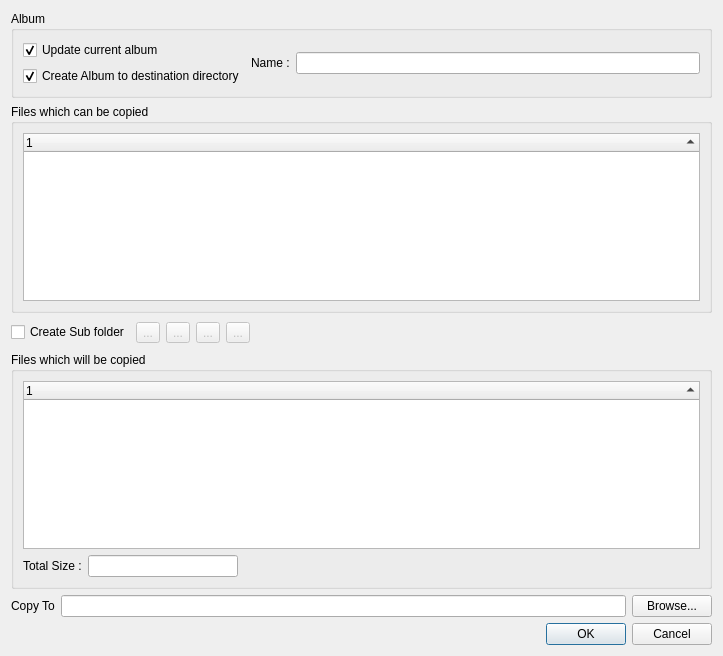
<ui version="4.0" >
 <class>SendFilesDialog</class>
 <widget class="QDialog" name="SendFilesDialog" >
  <property name="geometry" >
   <rect>
    <x>0</x>
    <y>0</y>
    <width>723</width>
    <height>656</height>
   </rect>
  </property>
  <property name="windowTitle" >
   <string>Export to Folder</string>
  </property>
  <property name="windowIcon" >
   <iconset resource="glc_player.qrc" >
    <normaloff>:/images/SendAction.png</normaloff>:/images/SendAction.png</iconset>
  </property>
  <layout class="QVBoxLayout" name="verticalLayout_4" >
   <item>
    <widget class="QGroupBox" name="groupBox" >
     <property name="title" >
      <string>Album</string>
     </property>
     <layout class="QHBoxLayout" name="horizontalLayout_2" >
      <item>
       <layout class="QVBoxLayout" name="verticalLayout_3" >
        <item>
         <widget class="QCheckBox" name="updateCurrentAlbum" >
          <property name="text" >
           <string>Update current album</string>
          </property>
          <property name="checked" >
           <bool>true</bool>
          </property>
         </widget>
        </item>
        <item>
         <widget class="QCheckBox" name="copyAlbumFile" >
          <property name="text" >
           <string>Create Album to destination directory</string>
          </property>
          <property name="checked" >
           <bool>true</bool>
          </property>
         </widget>
        </item>
       </layout>
      </item>
      <item>
       <widget class="QLabel" name="label_2" >
        <property name="text" >
         <string>Name :</string>
        </property>
       </widget>
      </item>
      <item>
       <widget class="QLineEdit" name="albumName" />
      </item>
     </layout>
    </widget>
   </item>
   <item>
    <widget class="QGroupBox" name="groupBoxOrigin" >
     <property name="title" >
      <string>Files which can be copied</string>
     </property>
     <layout class="QVBoxLayout" name="verticalLayout" >
      <item>
       <widget class="QTreeWidget" name="originFilesList" >
        <property name="selectionMode" >
         <enum>QAbstractItemView::ExtendedSelection</enum>
        </property>
        <property name="sortingEnabled" >
         <bool>true</bool>
        </property>
        <property name="wordWrap" >
         <bool>false</bool>
        </property>
        <column>
         <property name="text" >
          <string>1</string>
         </property>
        </column>
       </widget>
      </item>
     </layout>
    </widget>
   </item>
   <item>
    <layout class="QHBoxLayout" name="horizontalLayout" >
     <item>
      <widget class="QCheckBox" name="createSubFolder" >
       <property name="text" >
        <string>Create Sub folder</string>
       </property>
      </widget>
     </item>
     <item>
      <widget class="QToolButton" name="sendAllCmd" >
       <property name="enabled" >
        <bool>false</bool>
       </property>
       <property name="text" >
        <string>...</string>
       </property>
       <property name="icon" >
        <iconset resource="glc_player.qrc" >
         <normaloff>:/images/SendAll.png</normaloff>:/images/SendAll.png</iconset>
       </property>
       <property name="iconSize" >
        <size>
         <width>20</width>
         <height>20</height>
        </size>
       </property>
      </widget>
     </item>
     <item>
      <widget class="QToolButton" name="sendSelectedCmd" >
       <property name="enabled" >
        <bool>false</bool>
       </property>
       <property name="text" >
        <string>...</string>
       </property>
       <property name="icon" >
        <iconset resource="glc_player.qrc" >
         <normaloff>:/images/SendSelected.png</normaloff>:/images/SendSelected.png</iconset>
       </property>
       <property name="iconSize" >
        <size>
         <width>20</width>
         <height>20</height>
        </size>
       </property>
      </widget>
     </item>
     <item>
      <widget class="QToolButton" name="notSendAllCmd" >
       <property name="enabled" >
        <bool>false</bool>
       </property>
       <property name="text" >
        <string>...</string>
       </property>
       <property name="icon" >
        <iconset resource="glc_player.qrc" >
         <normaloff>:/images/NotSendAll.png</normaloff>:/images/NotSendAll.png</iconset>
       </property>
       <property name="iconSize" >
        <size>
         <width>20</width>
         <height>20</height>
        </size>
       </property>
      </widget>
     </item>
     <item>
      <widget class="QToolButton" name="notSendSelectedCmd" >
       <property name="enabled" >
        <bool>false</bool>
       </property>
       <property name="text" >
        <string>...</string>
       </property>
       <property name="icon" >
        <iconset resource="glc_player.qrc" >
         <normaloff>:/images/NotSendSelected.png</normaloff>:/images/NotSendSelected.png</iconset>
       </property>
       <property name="iconSize" >
        <size>
         <width>20</width>
         <height>20</height>
        </size>
       </property>
      </widget>
     </item>
     <item>
      <spacer name="horizontalSpacer_2" >
       <property name="orientation" >
        <enum>Qt::Horizontal</enum>
       </property>
       <property name="sizeHint" stdset="0" >
        <size>
         <width>118</width>
         <height>27</height>
        </size>
       </property>
      </spacer>
     </item>
    </layout>
   </item>
   <item>
    <widget class="QGroupBox" name="groupBoxDestination" >
     <property name="title" >
      <string>Files which will be copied</string>
     </property>
     <layout class="QVBoxLayout" name="verticalLayout_2" >
      <item>
       <widget class="QTreeWidget" name="destinationFilesList" >
        <property name="selectionMode" >
         <enum>QAbstractItemView::ExtendedSelection</enum>
        </property>
        <property name="sortingEnabled" >
         <bool>true</bool>
        </property>
        <property name="columnCount" >
         <number>1</number>
        </property>
        <column>
         <property name="text" >
          <string>1</string>
         </property>
        </column>
       </widget>
      </item>
      <item>
       <layout class="QHBoxLayout" name="horizontalLayout_6" >
        <item>
         <widget class="QLabel" name="label_3" >
          <property name="text" >
           <string>Total Size :</string>
          </property>
         </widget>
        </item>
        <item>
         <widget class="QLineEdit" name="totalDestinationSize" >
          <property name="maximumSize" >
           <size>
            <width>150</width>
            <height>16777215</height>
           </size>
          </property>
          <property name="readOnly" >
           <bool>true</bool>
          </property>
         </widget>
        </item>
        <item>
         <spacer name="horizontalSpacer" >
          <property name="orientation" >
           <enum>Qt::Horizontal</enum>
          </property>
          <property name="sizeHint" stdset="0" >
           <size>
            <width>40</width>
            <height>20</height>
           </size>
          </property>
         </spacer>
        </item>
       </layout>
      </item>
     </layout>
    </widget>
   </item>
   <item>
    <layout class="QHBoxLayout" name="horizontalLayout_4" >
     <item>
      <widget class="QLabel" name="label" >
       <property name="text" >
        <string>Copy To</string>
       </property>
      </widget>
     </item>
     <item>
      <widget class="QLineEdit" name="targetPath" />
     </item>
     <item>
      <widget class="QPushButton" name="browsCmd" >
       <property name="text" >
        <string>Browse...</string>
       </property>
      </widget>
     </item>
    </layout>
   </item>
   <item>
    <widget class="QDialogButtonBox" name="buttonBox" >
     <property name="orientation" >
      <enum>Qt::Horizontal</enum>
     </property>
     <property name="standardButtons" >
      <set>QDialogButtonBox::Cancel|QDialogButtonBox::Ok</set>
     </property>
    </widget>
   </item>
  </layout>
 </widget>
 <resources>
  <include location="glc_player.qrc" />
 </resources>
 <connections>
  <connection>
   <sender>buttonBox</sender>
   <signal>accepted()</signal>
   <receiver>SendFilesDialog</receiver>
   <slot>accept()</slot>
   <hints>
    <hint type="sourcelabel" >
     <x>268</x>
     <y>454</y>
    </hint>
    <hint type="destinationlabel" >
     <x>157</x>
     <y>274</y>
    </hint>
   </hints>
  </connection>
  <connection>
   <sender>buttonBox</sender>
   <signal>rejected()</signal>
   <receiver>SendFilesDialog</receiver>
   <slot>reject()</slot>
   <hints>
    <hint type="sourcelabel" >
     <x>336</x>
     <y>460</y>
    </hint>
    <hint type="destinationlabel" >
     <x>286</x>
     <y>274</y>
    </hint>
   </hints>
  </connection>
 </connections>
</ui>
